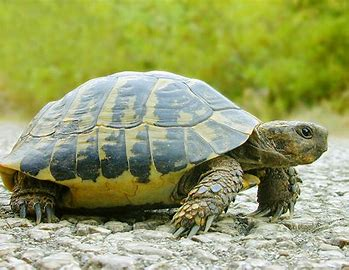
#> input picture waw.jpg, 349 x 270 px
$ python 'Inversi, Transformasi Logaritmik, Transformasi Powerlaw.py'
#> lines starting #> are read from the running program, lines starting #| are printed output that depends on the picture
#import library
import numpy as np
import imageio.v2 as imageio
import matplotlib.pyplot as plt

#membaca gambar
img = imageio.imread("waw.jpg")
#> img is the input picture: shape (270, 349, 3); mean R, G, B 149.4, 158.3, 100.6
#mendapatkan resolusi dan type  gambar
#dipake diperulangan

img_height = img.shape[0]#tinggi gambar
#> img_height = 270
img_width = img.shape[1]#lebar gambar
#> img_width = 349
img_channel = img.shape[2]#banyaknya channel setiap pixel
#> img_channel = 3
img_type = img.dtype #type gambar

#Inversi
#Membuat variabel img_inversi
img_inversi = np.zeros(img.shape, dtype=np.uint8)

#Membuat fungsi untuk inversi grayscale
img_inversi = np.zeros(img.shape, dtype=np.uint8) #membuat variable untuk inversi sesuai type data

def inversi_grayscale(nilai): #untuk menyatakan fungsi inversi grayscale
#> called with nilai = 255
    for y in range(0, img_height): #memberikan interval range untuk variabel y sebagai ketinggian
        for x in range(0, img_width): #memberikan interval range untuk variabel x sebagai lebar gambar
            red = img[y][x][0] #memberikan nilai piel untuk red
            green = img[y][x][1] #memberikan nilai pixel untuk green
            blue = img[y][x][2] #memberikan nilai pixel untuk blue
            gray = (int(red) + int(green) + int(blue)) / 3 #rumus untuk merubah gambar original menjadi grayscale
            gray = nilai - gray #rumus untuk menentukan hasil yang ditampilkan
            img_inversi[y][x] = (gray, gray, gray) #mnampilkan hasil dari prubahan
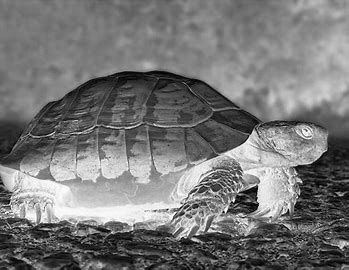
#> img_inversi: shape (270, 349, 3); min 0, max 254, mean 118.6
def inversi_rgb(nilai):#untuk menyatakan fungsi inversi rgb
#> called with nilai = 255
    for y in range(0, img_height): #memberikan interval range untuk variabel y sebagai ketinggian
        for x in range(0, img_width):#memberikan interval range untuk variabel x sebagai lebar gambar
            red = img[y][x][0]#menentukan variable untuk red x,y
            red = nilai - red #menentukan hasil red yang dikurangi nilai untuk inversi
            green = img[y][x][1]#menentukan variable untuk green x,y
            green = nilai - green#menentukan hasil green yang dikurangi nilai untuk inversi
            blue = img[y][x][2]#menentukan variable untuk blue x,y
            blue = nilai - blue#menentukan hasil bllue yang dikurangi nilai untuk inversi
            img_inversi[y][x] = (red, green, blue)#menampilkan hasil output dari perubahan
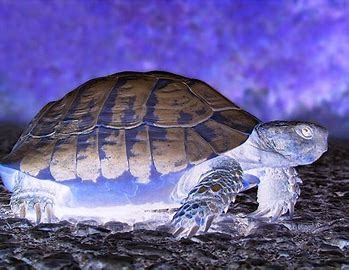
#> img_inversi: shape (270, 349, 3); mean R, G, B 105.6, 96.7, 154.4

#Menampilkan hasil inversi
inversi_grayscale(255) #menampilkan nilai pixel inversi grayscale
plt.imshow(img_inversi) #menampilkan gambar hasil inversi
plt.title("Inversi Grayscale") #memasukkan judul untuk gambar
plt.show()#mnampilkan keseluruhan gambar yang akan ditampilkan di window

inversi_rgb(255) #menampilkan nilai pixel rgb hasil inversi
plt.imshow(img_inversi)#menamopilkan gambar hasil dari inversi rgb
plt.title("Inversi RGB") #mmasukkan judul gambar yang akan ditampilkan
plt.show()#menampilkan keseluruhan gambar yang akan ditampilkan di windows

#Log
#Membuat variabel img_log untuk menampung hasil
img_log = np.zeros(img.shape, dtype=np.uint8)#membuat variable untuk log sesuai type data
#Mendefinisikan fungsi untuk log
def log(c):#fungsi log
#> called with c = 30
    for y in range(0, img_height):#perulangan dari 0 hingga img_height
        for x in range(0, img_width):#perulangan 0 hingga img_widht
            red = img[y][x][0]
            green = img[y][x][1]
            blue = img[y][x][2]
            gray = (int(red) + int(green) + int(blue)) / 3
            gray = int(c * np.log(gray + 1))
            if gray > 255:
                gray = 255
            if gray < 0:
                gray = 0
            img_log[y][x] = (gray, gray, gray)
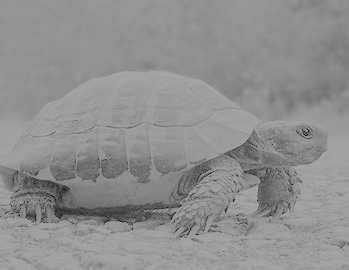
#> img_log: shape (270, 349, 3); min 8, max 166, mean 143.2
#Menampilkan hasil log
log(30)
plt.imshow(img_log)
plt.title("Log")
plt.show()

#inversi & log
img_inlog = np.zeros(img.shape, dtype=np.uint8) #membuat variable img_inlog untuk menampung hasil
def inlog(c): #mendifinisikan fungsi untuk inversi inlog
#> called with c = 30
    for y in range(0, img_height):#memberikan nilai interval range untuk variabel y sebagai ketinggian gambar
        for x in range(0, img_width):#memberikan nilai interrval range untuk variable x sebagai lebar gambar
            red = img[y][x][0] #memberikan nilai piel untuk red
            green = img[y][x][1] #memberikan nilai pixel untuk green
            blue = img[y][x][2] #memberikan nilai pixel untuk blue
            gray = (int(red) + int(green) + int(blue)) / 3 #rumus untuk merubah gambar original menjadi grayscale
            gray = int(c * np.log(255 - gray + 1))#rumus untuk invers log
            if gray > 255: #penentuan gray menggunakan fungsi if
                gray = 255 #nilai untuk gray
            if gray < 0:#penentuan nilai gray  menggunakan fungsi if
                gray = 0#nilai untuk gray
            img_inlog[y][x] = (gray, gray, gray) #hasil yang keluar sebagai output
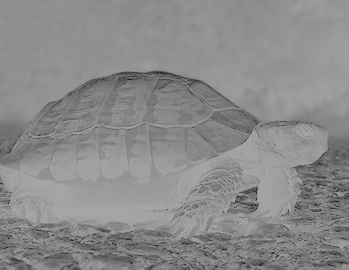
#> img_inlog: shape (270, 349, 3); min 8, max 166, mean 138.6

inlog(30) #nilai inlog yang di tampilkan
plt.imshow(img_inlog)#penampilan hasil gambar inversi log
plt.title("Inversi & Log")#memasukkan atau memberikan judul pada gambar yang akan ditampilkan
plt.show()#menampilkan keseluruhan gambar pada windows

img_nthpower = np.zeros(img.shape, dtype=np.uint8) #membuat variable img_nthPower untuk menampung hasil

def nthpower(c, y): #mendefinisikan fungsi x,y untuk nth power
#> called with c = 50, y = 100
    thc = c / 100 #penentuan nilai thc
    thy = y / 100 #penentuan nilai thy
    for y in range(0, img_height): #memberikan interval range untuk variable y sebagai ketinggian gambar
        for x in range(0, img_width): #memberikan interval range  untuk variable y sebagai lebar gambar
            red = img[y][x][0] #memberikan nilai piel untuk red
            green = img[y][x][1] #memberikan nilai pixel untuk green
            blue = img[y][x][2] #mclsemberikan nilai pixel untuk blue
            gray = (int(red) + int(green) + int(blue)) / 3 #rumus untuk merubah gambar original menjadi grayscale
            gray = int(thc * pow(gray, thy)) #rumus untuk nth powr
            if gray > 255: #penentuan nilai untuk gray menggunakan fungsi if
                gray = 255 #nilai gray
            if gray < 0: #penentuan nilai untuk gray menggunakan fungsi if
                gray = 0 #nilai gray
            img_nthpower[y][x] = (gray, gray, gray) #hasil gambar yang akan ditampilkan
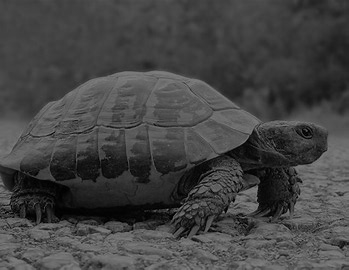
#> img_nthpower: shape (270, 349, 3); min 0, max 127, mean 67.6

nthpower(50, 100) #nilai nth yang akan ditampilkan
plt.imshow(img_nthpower) #penampilan gambar hasil nth power
plt.title("Nth Power")#untuk memasukkan judul pada gambar yang akan di tampilkan
plt.show() #menampilkan keseluruhan gambar hasil nth power yang ditampilkan di window

#nth root power
img_nthrootpower = np.zeros(img.shape, dtype=np.uint8) #membuat variable img_nthrootpower

def nthrootpower(c, y): #mendefinisikan fungsi untuk nth root power
#> called with c = 50, y = 100
    thc = c / 100 #penentuan nilai thc
    thy = y / 100 #pnentuan nilai thy
    for y in range(0, img_height): #memberikan interval range untuk variable y sebagai ketinggian  gambar
        for x in range(0, img_width): #memberikan interval range untuk variasi x sebagai lebar gambar
            red = img[y][x][0] #memberikan nilai piel untuk red
            green = img[y][x][1] #memberikan nilai pixel untuk green
            blue = img[y][x][2] #memberikan nilai pixel untuk blue
            gray = (int(red) + int(green) + int(blue)) / 3 #rumus untuk merubah gambar original menjadi grayscale
            gray = int(thc * pow(gray, 1./thy)) #rumus untuk nth root power
            if gray > 255:#menentukan nilai gray menggunakan fungsi if
                gray = 255 #nilai gray yang harus ditampilkan
            if gray < 0:#menentukan nilai gray menggunakan fungsi ig
                gray = 0 #nilai yang harus ditampilkan
            img_nthpower[y][x] = (gray, gray, gray) #hasil gambar yang akan ditampilkan

nthrootpower(50, 100) #nilai nth root power
plt.imshow(img_nthrootpower)#menampilkan gambar hasil nthrootpower
plt.title("Nth Root Power")#memasukkan judul pada gambar yang akan dita,pilkan
plt.show()#menampilkan keseluruhan gambar hasil yang akan ditampilkan di windows
